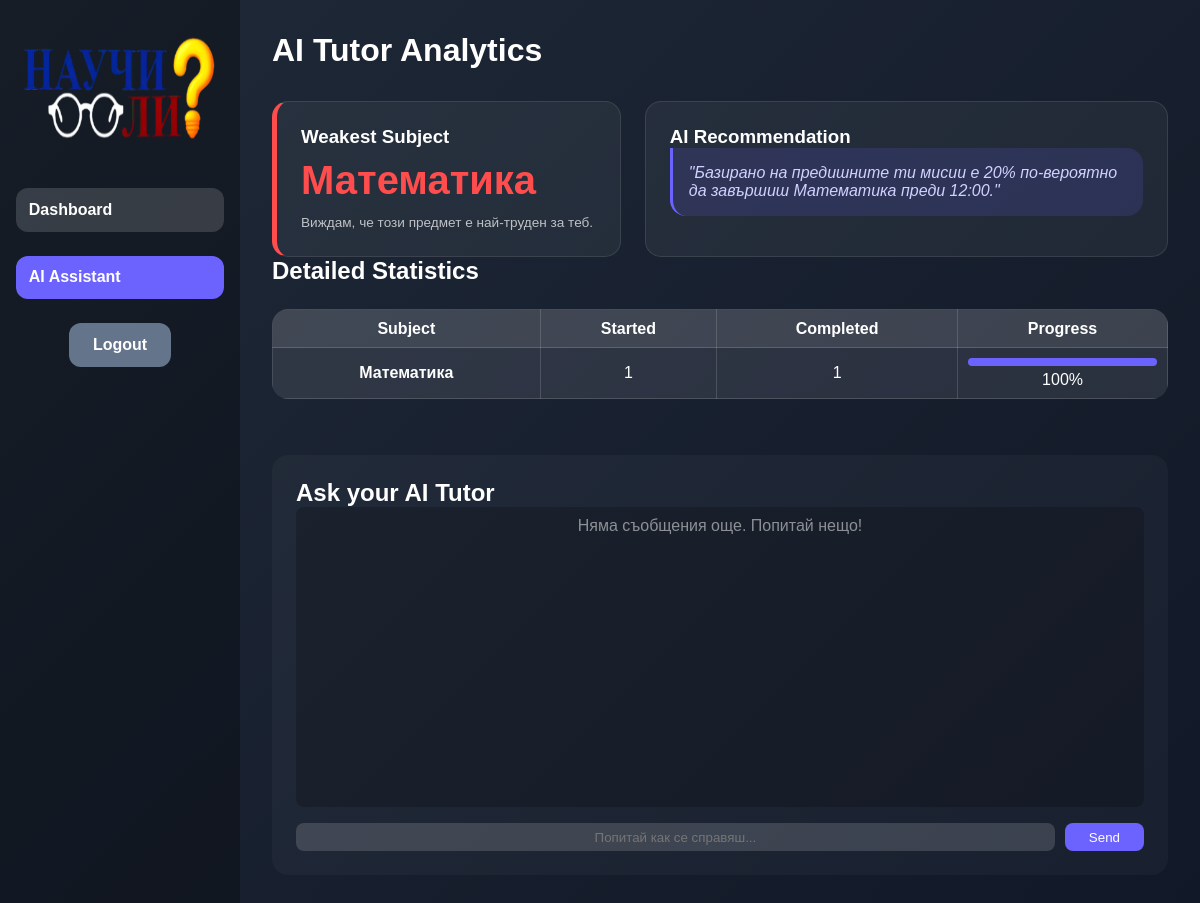
The page /ai_assistant (signed in) on the database its author committed.
### app.py (models this page shows)
class Mission(db.Model):
    id = db.Column(db.Integer, primary_key=True)
    title = db.Column(db.String(200))
    duration = db.Column(db.Integer)      # <--- Make sure this line exists!
    xp_reward = db.Column(db.Integer)
    completed = db.Column(db.Boolean, default=False)
    remaining_seconds = db.Column(db.Integer, default=0)
    user_id = db.Column(db.Integer, db.ForeignKey('user.id'))

### app.py (the view)
@app.route('/ai_assistant')
@login_required
def ai_assistant():
    weakest_subject = get_weakest_subject(current_user.id)
    all_missions = Mission.query.filter_by(user_id=current_user.id).all()
    subject_stats = {}
    for m in all_missions:
        subj = m.title.replace("Study Session: ", "")
        if subj not in subject_stats:
            subject_stats[subj] = {'total': 0, 'completed': 0}
        subject_stats[subj]['total'] += 1
        if m.completed:
            subject_stats[subj]['completed'] += 1
    chat_history = ChatMessage.query.filter_by(user_id=current_user.id).order_by(ChatMessage.timestamp.asc()).all()
    return render_template('ai_assistant.html',
                           stats=subject_stats,
                           weakest_subject=weakest_subject,
                           chat_history=chat_history) # <--- Make sure this is here!

### app.py (called while the page is built)
@login_manager.user_loader
def load_user(user_id):
    return User.query.get(int(user_id))

def get_weakest_subject(user_id):
    all_missions = Mission.query.filter_by(user_id=user_id).all()
    if not all_missions:
        return "None yet"
    subject_stats = {}
    for m in all_missions:
        subj = m.title.replace("Study Session: ", "")
        if subj not in subject_stats:
            subject_stats[subj] = {'total': 0, 'completed': 0}
        subject_stats[subj]['total'] += 1
        if m.completed:
            subject_stats[subj]['completed'] += 1
    weakest_subject = "None yet"
    lowest_rate = 101
    for subj, stats in subject_stats.items():
        rate = (stats['completed'] / stats['total']) * 100
        if rate < lowest_rate:
            lowest_rate = rate
            weakest_subject = subj
    return weakest_subject

### templates/ai_assistant.html (shortened to what this page needs)
<!DOCTYPE html>
<html lang="bg">
<head>
    <link rel="stylesheet" href="{{ url_for('static', filename='style.css') }}">
</head>
<body>
    <div class="container">
        <div class="sidebar">
            <div class="logo"><img src="{{ url_for('static', filename='logo.png') }}"></div>
            <a href="{{ url_for('dashboard') }}" class="tab-button">Dashboard</a>
            <a href="{{ url_for('ai_assistant') }}" class="tab-button active">AI Assistant</a>
            <a href="{{ url_for('logout') }}" class="back-btn">Logout</a>
        </div>
        <div class="content-area">
            <h1>AI Tutor Analytics</h1>
            <div class="ai-grid">
                <div class="ai-card highlight">
                    <h3>Weakest Subject</h3>
                    <p class="stat-focus">{{ weakest_subject }}</p>
                    <p class="ai-hint">Виждам, че този предмет е най-труден за теб.</p>
                </div>
                <div class="ai-card">
                    <h3>AI Recommendation</h3>
                    <div class="chat-bubble">
                        "Базирано на предишните ти мисии е 20% по-вероятно да завършиш {{ weakest_subject }} преди
                        12:00."
                    </div>
                </div>
            </div>
            <div class="stats-container">
                <h2>Detailed Statistics</h2>
                <table>
                    <thead>
                        <tr>
                            <th>Subject</th>
                            <th>Started</th>
                            <th>Completed</th>
                            <th>Progress</th>
                        </tr>
                    </thead>
                    <tbody>
                        {% for subj, data in stats.items() %}
                        {% set rate = (data.completed / data.total * 100)|round|int %}
                        <tr>
                            <td><strong>{{ subj }}</strong></td>
                            <td>{{ data.total }}</td>
                            <td>{{ data.completed }}</td>
                            <td>
                                <div class="progress-bg">
                                    <div class="progress-fill" style="width: {{ rate }}%;"></div>
                                </div>
                                <span>{{ rate }}%</span>
                            </td>
                        </tr>
                        {% endfor %}
                    </tbody>
                </table>
            </div>
            <div class="chat-section">
                <h2>Ask your AI Tutor</h2>
                <div class="chat-window" id="chatWindow">
                    {% if chat_history %}
                    {% for msg in chat_history %}
                    <div class="message {{ 'ai-msg' if msg.is_ai else 'user-msg' }}">
                        {{ msg.content }}
                    </div>
                    {% endfor %}
                    {% else %}
                    <p style="text-align: center; opacity: 0.5;">Няма съобщения още. Попитай нещо!</p>
                    {% endif %}
                </div>
                <form action="{{ url_for('ask_ai') }}" method="POST" class="chat-input-area">
                    <input type="text" name="message" placeholder="Попитай как се справяш..." required>
                    <button type="submit" onclick="showLoading()">Send</button>
                </form>
            </div>
        </div>
    </div>
</body>
</html>

### static/style.css (style rules this page uses)
* { margin: 0; padding: 0; box-sizing: border-box; font-family: Arial, Helvetica, sans-serif; }
body { background: linear-gradient(135deg, #1f2937, #111827); color: #fff; min-height: 100vh; }
.container { display: flex; min-height: 100vh; }
.sidebar { width: 15rem; background: rgba(0,0,0,0.3); display: flex; flex-direction: column; align-items: center; padding: 2rem 1rem; gap: 1.5rem; }
.sidebar .logo img { width: 15rem; height: 7rem; margin-bottom: 1rem; filter: brightness(120%); }
.sidebar .tab-button { width: 100%; padding: 0.8rem; background: rgba(255,255,255,0.15); border: none; text-decoration: none; border-radius: 0.75rem; color: #fff; font-weight: bold; cursor: pointer; transition: background 0.2s; }
.tab-button { width: 100%; padding: 0.8rem; background: rgba(255,255,255,0.15); border: none; border-radius: 0.75rem; color: #fff; font-weight: bold; cursor: pointer; transition: background 0.2s; }
.tab-button.active { background: #6c63ff; }
.content-area { flex: 1; padding: 2rem; display: flex; flex-direction: column; }
.back-btn { display: inline-block; padding: 0.8rem 1.5rem; background: #64748b; border-radius: 0.75rem; text-decoration: none; color: white; font-weight: bold; transition: 0.3s; }
a { color: #3b82f6; }
.content-area table { width: 100%; border-collapse: collapse; margin: 1.5rem 0; background: rgba(255,255,255,0.05); border-radius: 1rem; overflow: hidden; }
.content-area th, .content-area td { border: 1px solid rgba(255,255,255,0.15); padding: 0.6rem; text-align: center; }
.content-area th { background: rgba(255,255,255,0.12); font-weight: bold; }
.content-area td { background: rgba(255,255,255,0.04); }
.content-area input[type="text"] { width: 95%; padding: 0.4rem; border-radius: 0.5rem; border: none; outline: none; text-align: center; background: rgba(255,255,255,0.15); color: white; transition: 0.2s; }
.ai-grid { display: grid; grid-template-columns: 1fr 1.5fr; gap: 1.5rem; margin-top: 2rem; }
.ai-card { background: rgba(255, 255, 255, 0.05); padding: 1.5rem; border-radius: 1rem; border: 1px solid rgba(255, 255, 255, 0.1); }
.ai-card.highlight { border-left: 5px solid #ff4d4d; }
.stat-focus { font-size: 2.5rem; font-weight: bold; color: #ff4d4d; margin: 10px 0; }
.ai-hint { font-size: 0.85rem; opacity: 0.7; line-height: 1.4; }
.chat-bubble { background: rgba(108, 99, 255, 0.15); padding: 1rem; border-radius: 0 1rem 1rem 1rem; font-style: italic; color: #d1d1ff; border-left: 3px solid #6c63ff; }
.progress-bg { width: 100%; background: rgba(255,255,255,0.1); height: 8px; border-radius: 4px; overflow: hidden; margin-bottom: 5px; }
.progress-fill { height: 100%; background: #6c63ff; transition: width 0.5s ease-in-out; }
.chat-section { margin-top: 2rem; background: rgba(255, 255, 255, 0.03); padding: 1.5rem; border-radius: 1rem; }
.chat-window { height: 300px; overflow-y: auto; display: flex; flex-direction: column; gap: 10px; padding: 10px; background: rgba(0, 0, 0, 0.2); border-radius: 0.5rem; margin-bottom: 1rem; }
.chat-input-area { display: flex; gap: 10px; }
.chat-input-area input { flex-grow: 1; background: rgba(255, 255, 255, 0.1); border: 1px solid rgba(255, 255, 255, 0.2); padding: 0.8rem; border-radius: 0.5rem; color: white; }
.chat-input-area button { background: #6c63ff; color: white; border: none; padding: 0 1.5rem; border-radius: 0.5rem; cursor: pointer; }
:root { --primary: #6c63ff; --success: #22c55e; --error: #ef4444; --accent: #ffd700; }

### rows shown on the page
Mission: title "Математика", total "1", completed "1", rate "100"
